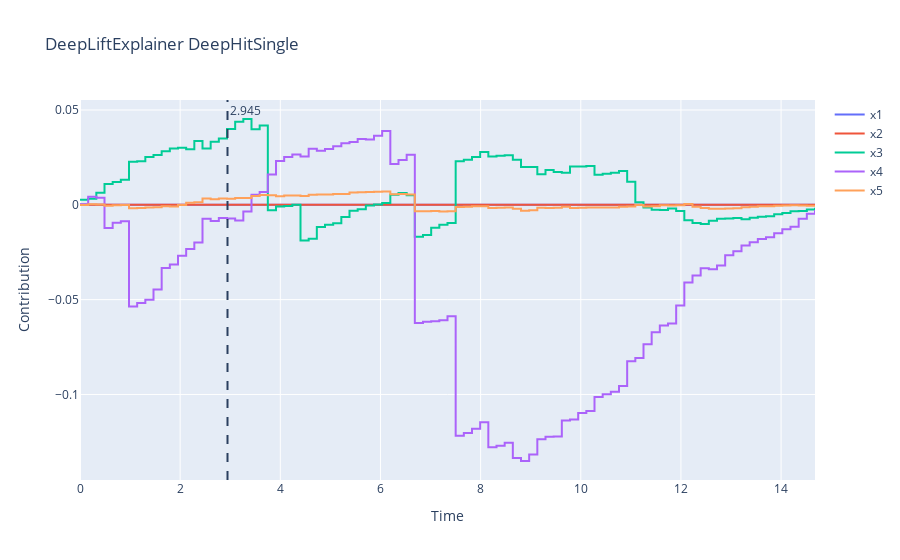

Write notebook code for a chart like this one.
### Code cell
lift_expl = DeepLiftExplainer(deephit_, test_X, test_y, "median")

lift_expl0 = run_explainer_n_times(lift_expl, test_X.iloc[[690]], test_y[690]["duration"], "exp1_median", n=10)
